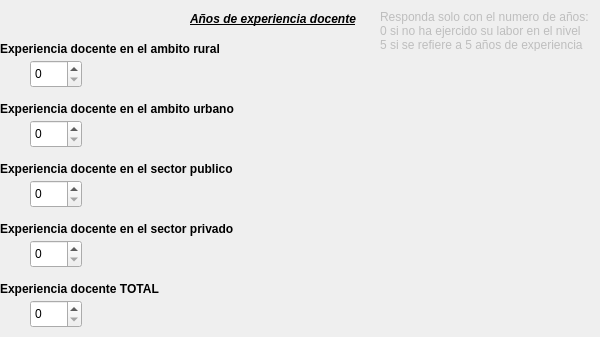
      <widget class="QWidget" name="tabWidgetPage8" native="true">
       <attribute name="title">
        <string>8 de 8</string>
       </attribute>
       <widget class="QLabel" name="label_28">
        <property name="geometry">
         <rect>
          <x>190</x>
          <y>10</y>
          <width>181</width>
          <height>18</height>
         </rect>
        </property>
        <property name="font">
         <font>
          <weight>75</weight>
          <italic>true</italic>
          <bold>true</bold>
          <underline>true</underline>
          <strikeout>false</strikeout>
         </font>
        </property>
        <property name="text">
         <string>Años de experiencia docente</string>
        </property>
       </widget>
       <widget class="QLabel" name="label_29">
        <property name="enabled">
         <bool>false</bool>
        </property>
        <property name="geometry">
         <rect>
          <x>380</x>
          <y>10</y>
          <width>211</width>
          <height>41</height>
         </rect>
        </property>
        <property name="font">
         <font>
          <pointsize>9</pointsize>
          <underline>false</underline>
          <strikeout>false</strikeout>
         </font>
        </property>
        <property name="text">
         <string>Responda solo con el numero de años: ej: 
0 si no ha ejercido su labor en el nivel 
5 si se refiere a 5 años de experiencia</string>
        </property>
       </widget>
       <widget class="QLabel" name="label_30">
        <property name="geometry">
         <rect>
          <x>0</x>
          <y>40</y>
          <width>271</width>
          <height>18</height>
         </rect>
        </property>
        <property name="font">
         <font>
          <weight>75</weight>
          <bold>true</bold>
         </font>
        </property>
        <property name="text">
         <string>Experiencia docente en el ambito rural</string>
        </property>
       </widget>
       <widget class="QSpinBox" name="spinBox_6">
        <property name="geometry">
         <rect>
          <x>30</x>
          <y>60</y>
          <width>52</width>
          <height>28</height>
         </rect>
        </property>
       </widget>
       <widget class="QLabel" name="label_31">
        <property name="geometry">
         <rect>
          <x>0</x>
          <y>100</y>
          <width>271</width>
          <height>18</height>
         </rect>
        </property>
        <property name="font">
         <font>
          <weight>75</weight>
          <bold>true</bold>
         </font>
        </property>
        <property name="text">
         <string>Experiencia docente en el ambito urbano</string>
        </property>
       </widget>
       <widget class="QLabel" name="label_32">
        <property name="geometry">
         <rect>
          <x>0</x>
          <y>160</y>
          <width>271</width>
          <height>18</height>
         </rect>
        </property>
        <property name="font">
         <font>
          <weight>75</weight>
          <bold>true</bold>
         </font>
        </property>
        <property name="text">
         <string>Experiencia docente en el sector publico</string>
        </property>
       </widget>
       <widget class="QLabel" name="label_33">
        <property name="geometry">
         <rect>
          <x>0</x>
          <y>220</y>
          <width>271</width>
          <height>18</height>
         </rect>
        </property>
        <property name="font">
         <font>
          <weight>75</weight>
          <bold>true</bold>
         </font>
        </property>
        <property name="text">
         <string>Experiencia docente en el sector privado</string>
        </property>
       </widget>
       <widget class="QLabel" name="label_34">
        <property name="geometry">
         <rect>
          <x>0</x>
          <y>280</y>
          <width>271</width>
          <height>18</height>
         </rect>
        </property>
        <property name="font">
         <font>
          <weight>75</weight>
          <bold>true</bold>
         </font>
        </property>
        <property name="text">
         <string>Experiencia docente TOTAL</string>
        </property>
       </widget>
       <widget class="QSpinBox" name="spinBox_7">
        <property name="geometry">
         <rect>
          <x>30</x>
          <y>120</y>
          <width>52</width>
          <height>28</height>
         </rect>
        </property>
       </widget>
       <widget class="QSpinBox" name="spinBox_8">
        <property name="geometry">
         <rect>
          <x>30</x>
          <y>180</y>
          <width>52</width>
          <height>28</height>
         </rect>
        </property>
       </widget>
       <widget class="QSpinBox" name="spinBox_9">
        <property name="geometry">
         <rect>
          <x>30</x>
          <y>240</y>
          <width>52</width>
          <height>28</height>
         </rect>
        </property>
       </widget>
       <widget class="QSpinBox" name="spinBox_10">
        <property name="geometry">
         <rect>
          <x>30</x>
          <y>300</y>
          <width>52</width>
          <height>28</height>
         </rect>
        </property>
       </widget>
      </widget>
